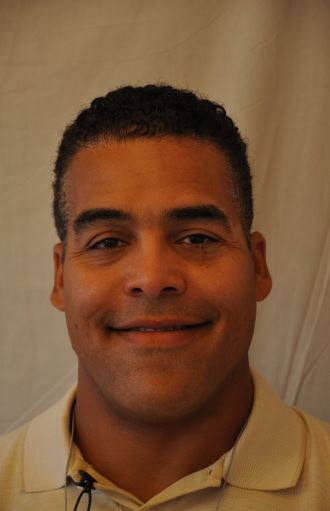
#> input picture FacialRecognition/images1/train/90003/2.JPG, 330 x 511 px, found by its file name; its folder holds only this picture in this run
$ python FacesTrain.py
#> lines starting #> are read from the running program, lines starting #| are printed output that depends on the picture
# -*- coding: utf-8 -*-
"""
EECS 395: Biometrics, Fall 2018
Assignment 3: Facial Recognition System

@author: Jeremy Midvidy, jam658
@about: A Facial Recognition system implemented in Python 3.7 and OpenCV.
"""

import cv2
from PIL import Image
import os
import numpy as np
import matplotlib.image as mpimg
import pickle

def main(image_folder_path):

    # ----------------------- Choose CV2 classifier tools --------------------- #

    # used for feature extraction
#> called with image_folder_path = 'images1\\train'
    face_cascade = cv2.CascadeClassifier('cascades/data/haarcascade_frontalface_alt2.xml')

    # used for classification
    recognizer = cv2.face.LBPHFaceRecognizer_create()

    base_dir = os.path.dirname(os.path.abspath(__file__))
    image_dir = os.path.join(base_dir, image_folder_path)

    x_train = []
    y_labels = []
    label_ids = {}
    current_id = 0

    # ----------------------- ITERATE THROUGH DATABASE AND GATHER FACES ------------------------ #
    count = 0
    train_folders = os.listdir(image_dir)
    for folder in train_folders:
        curr_path = image_dir + "\\" + folder + "\\"
        images = os.listdir(curr_path)
        for image in images:
            image_path = curr_path + "\\" + image
            label = folder
            # EXTRACT current facial features from the GIVEN current image
            A = mpimg.imread(image_path)
#> A is the input picture: shape (511, 330, 3); mean R, G, B 122.6, 85.2, 55
            img = cv2.cvtColor(A, cv2.COLOR_BGR2GRAY)
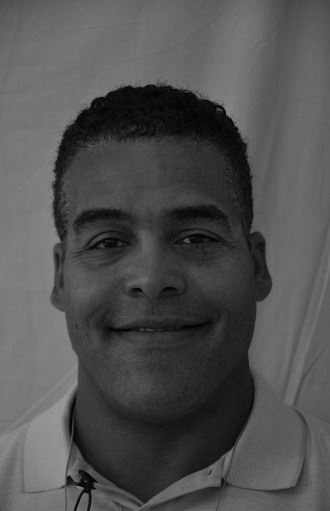
#> img: shape (511, 330); min 0, max 154, mean 80.5

            # detect faces in the current image
            faces = face_cascade.detectMultiScale(img, 1.5, 5)
#> faces = [[33, 147, 228, 228]]
            #print(faces)
            fc = 0
            for (x,y,w,h) in faces:
                if fc == 1:
                    break
                # draw a rectangle
                color = (255, 0, 0) # BGR 0 -255
                stroke = 2
                end_cord_x = x + w
                end_cord_y = y + h

                # write the RECTANGLE on the INPUT image for creating the database
                cv2.rectangle(img, (x,y), (end_cord_x, end_cord_y), color, stroke)
                cv2.imwrite("results/img" + str(count) + ".png", img)

                # create the REGION OF INTEREST for each face
                roi = img[y:y+h, x:x+h]
                x_train.append(roi)
                if label not in label_ids:
                    label_ids[label] = current_id
                    current_id += 1
                this_id = label_ids[label]
                y_labels.append(this_id)

                fc += 1
#> this loop made 1 pass
#> (x, y, w, h, color, stroke, end_cord_x, end_cord_y) on pass 1: (33, 147, 228, 228, (255, 0, 0), 2, 261, 375)
#> pass 1, in main, `cv2.imwrite("results/img" + str(count) + ".png", img)`:
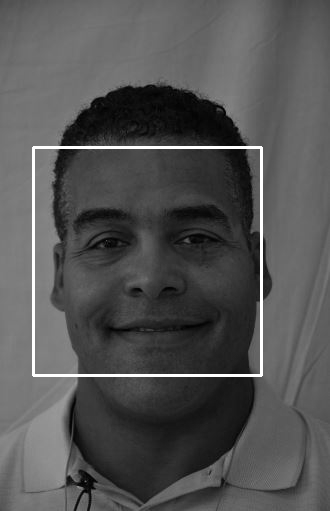
#> saved as img0.png: shape (511, 330); min 0, max 255, mean 83.2
#> pass 1, in main, `roi = img[y:y+h, x:x+h]`:
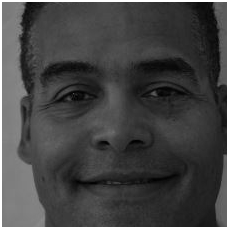
#> roi: shape (228, 228); min 0, max 255, mean 66.7
#> after the loop, current_id = 1; fc = 1; label_ids = {'90003': 0}; x_train = 1 item; y_labels = [0]


            # debugging for now
            if count == -1:
                return

            count += 1
#> pass 2 of the loop in main, `for folder in train_folders:`:
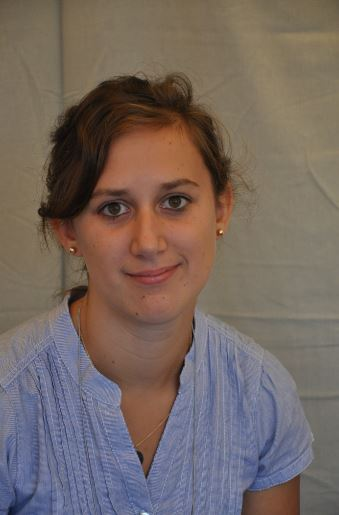
#> input picture FacialRecognition/images1/train/90010/5.JPG, 339 x 515 px, found by its file name
#> in main, A is the input picture: shape (515, 339, 3); mean R, G, B 117, 102.9, 96.5
#> in main, `img = cv2.cvtColor(A, cv2.COLOR_BGR2GRAY)`:
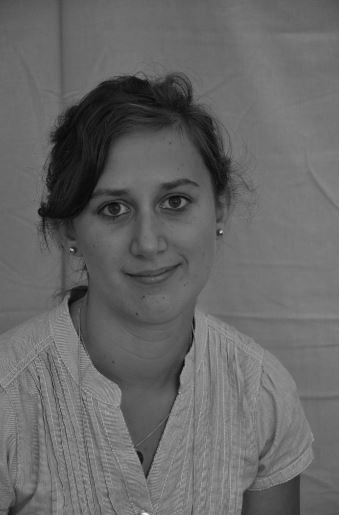
#> img: shape (515, 339); min 6, max 248, mean 102.6
#> faces = [[71, 151, 152, 152]]
#> the loop in main, `for (x,y,w,h) in faces:` made 1 pass
#> (x, y, w, h, color, stroke, end_cord_x, end_cord_y) on pass 1: (71, 151, 152, 152, (255, 0, 0), 2, 223, 303)
#> pass 1, in main, `roi = img[y:y+h, x:x+h]`:
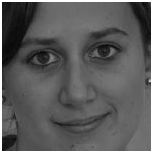
#> roi: shape (152, 152); min 6, max 255, mean 90
#> after the loop in main, `for (x,y,w,h) in faces:`: current_id = 2; fc = 1; label_ids = {'90003': 0, '90010': 1}; x_train = 2 items; y_labels = [0, 1]


#    print(x_train)
#    print(y_labels)
#    print(label_ids)


    # -------------------------- TRAINING CLASSIFIER FROM GATHERED DATA ------------------- #
    with open("labels.pickle", "wb") as f:
        pickle.dump(label_ids, f)

    # train the openCV recognizer
    recognizer.train(x_train, np.array(y_labels))
    recognizer.save("trainner.yml")

    return label_ids


if __name__ == "__main__":
    main("images1\\train")
